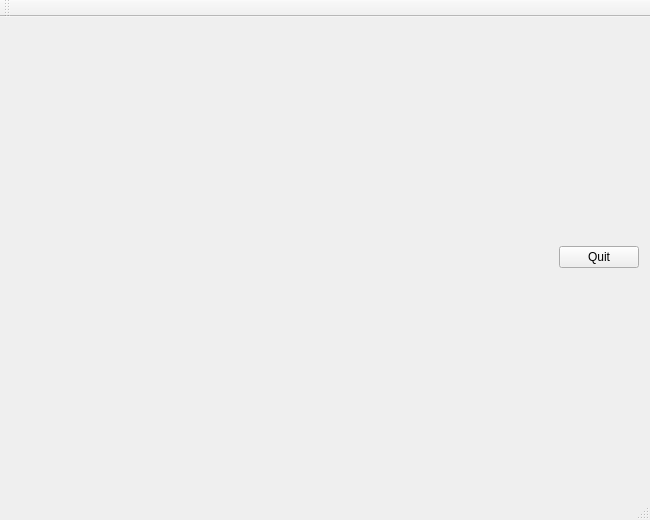
<?xml version="1.0" encoding="UTF-8"?>
<ui version="4.0">
 <class>MainWindow</class>
 <widget class="QMainWindow" name="MainWindow">
  <property name="geometry">
   <rect>
    <x>0</x>
    <y>0</y>
    <width>650</width>
    <height>520</height>
   </rect>
  </property>
  <property name="focusPolicy">
   <enum>Qt::NoFocus</enum>
  </property>
  <property name="windowTitle">
   <string>Lights!</string>
  </property>
  <widget class="QWidget" name="centralWidget">
   <layout class="QHBoxLayout" name="horizontalLayout">
    <item>
     <widget class="MyPanelOpenGL" name="panelGL" native="true">
      <property name="sizePolicy">
       <sizepolicy hsizetype="Expanding" vsizetype="Expanding">
        <horstretch>0</horstretch>
        <verstretch>0</verstretch>
       </sizepolicy>
      </property>
      <property name="focusPolicy">
       <enum>Qt::StrongFocus</enum>
      </property>
     </widget>
    </item>
    <item>
     <widget class="QPushButton" name="pushButton">
      <property name="text">
       <string>Quit</string>
      </property>
     </widget>
    </item>
   </layout>
  </widget>
  <widget class="QMenuBar" name="menuBar">
   <property name="geometry">
    <rect>
     <x>0</x>
     <y>0</y>
     <width>650</width>
     <height>25</height>
    </rect>
   </property>
  </widget>
  <widget class="QToolBar" name="mainToolBar">
   <attribute name="toolBarArea">
    <enum>TopToolBarArea</enum>
   </attribute>
   <attribute name="toolBarBreak">
    <bool>false</bool>
   </attribute>
  </widget>
  <widget class="QStatusBar" name="statusBar"/>
 </widget>
 <layoutdefault spacing="6" margin="11"/>
 <customwidgets>
  <customwidget>
   <class>MyPanelOpenGL</class>
   <extends>QWidget</extends>
   <header>mypanelopengl.h</header>
   <container>1</container>
   <slots>
    <slot>changeSides(int)</slot>
    <slot>changeRadius(double)</slot>
   </slots>
  </customwidget>
 </customwidgets>
 <resources/>
 <connections>
  <connection>
   <sender>pushButton</sender>
   <signal>clicked()</signal>
   <receiver>MainWindow</receiver>
   <slot>close()</slot>
   <hints>
    <hint type="sourcelabel">
     <x>555</x>
     <y>464</y>
    </hint>
    <hint type="destinationlabel">
     <x>576</x>
     <y>252</y>
    </hint>
   </hints>
  </connection>
 </connections>
</ui>
